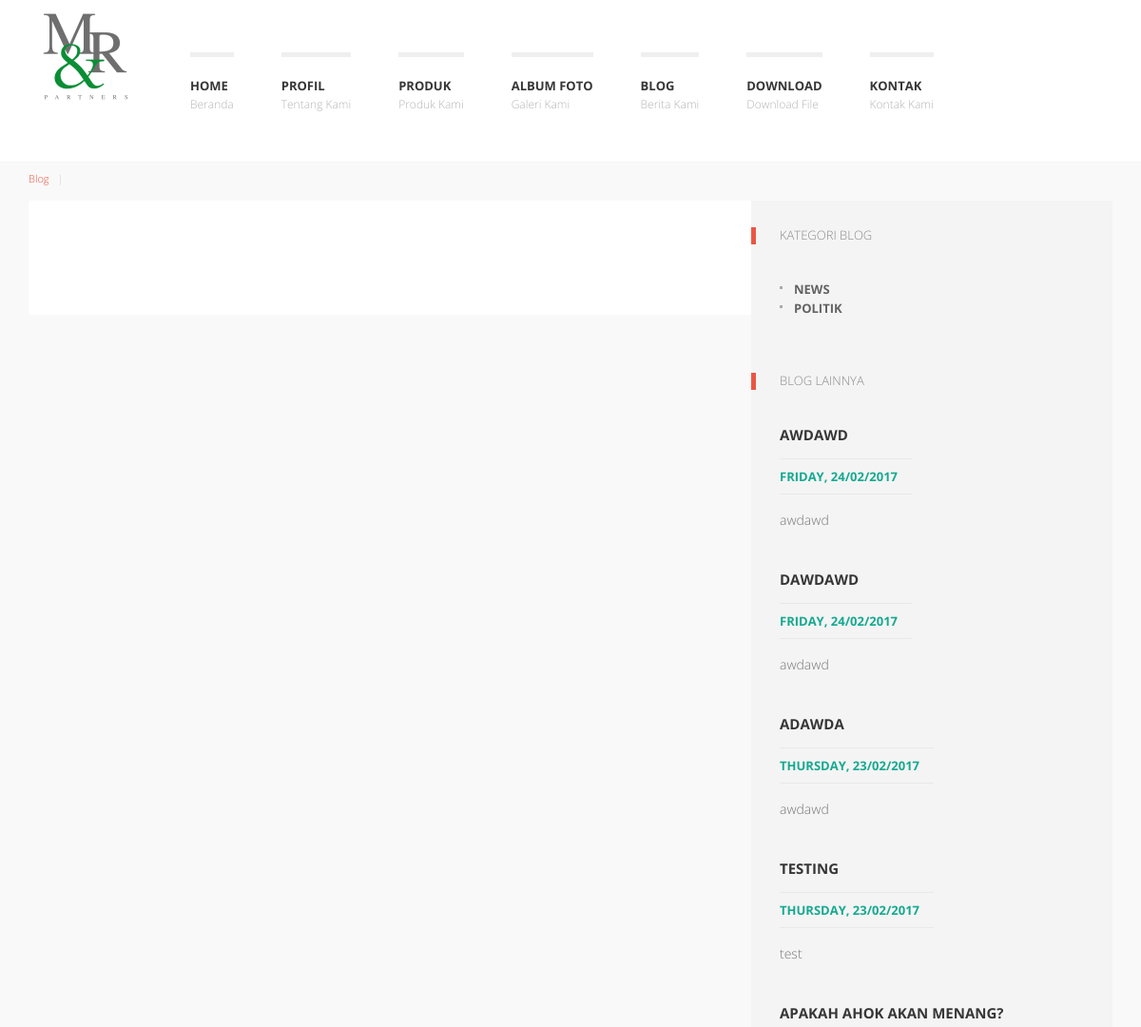
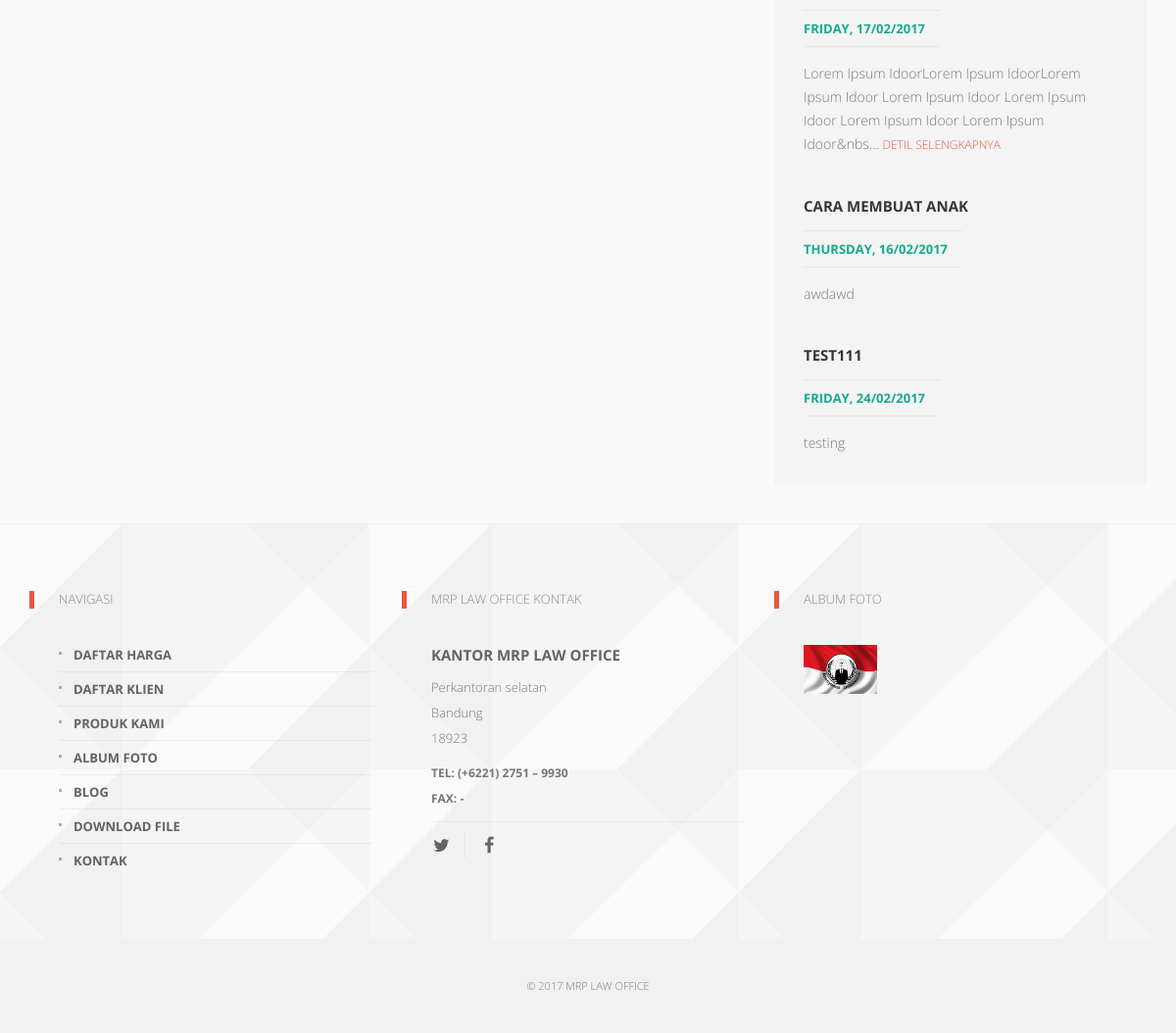
The page /blog/kategori/index/2 on the database its author committed (2 pictures, top to bottom).
### tables this page shows
CREATE TABLE `config` (
  `config_id` int(11) NOT NULL,
  `nameweb` varchar(225) NOT NULL,
  `email` varchar(225) NOT NULL,
  `keywords` text NOT NULL,
  `google_maps` text NOT NULL,
  `logo` varchar(225) NOT NULL,
  `icon` varchar(225) NOT NULL,
  `about` text NOT NULL,
  `address` text NOT NULL,
  `city` varchar(100) NOT NULL,
  `zip_code` varchar(100) NOT NULL,
  `phone_number` varchar(225) NOT NULL,
  `metatext` text NOT NULL,
  `fax` text NOT NULL,
  `facebook` varchar(225) NOT NULL,
  `twitter` varchar(225) NOT NULL,
  `instagram` varchar(225) NOT NULL,
  `google_plus` varchar(225) NOT NULL,
  `pinterest` varchar(225) NOT NULL
);

CREATE TABLE `categories` (
  `category_id` int(11) NOT NULL,
  `user_id` int(11) NOT NULL,
  `category_name` varchar(225) NOT NULL,
  `slug_category` varchar(225) NOT NULL,
  `order_category` int(11) NOT NULL,
  `category_description` text NOT NULL,
  `date_category` timestamp NOT NULL DEFAULT CURRENT_TIMESTAMP ON UPDATE CURRENT_TIMESTAMP
);

CREATE TABLE `blogs` (
  `blog_id` int(11) NOT NULL,
  `user_id` int(11) NOT NULL,
  `category_id` int(11) NOT NULL,
  `title` varchar(225) NOT NULL,
  `slug_blog` varchar(225) NOT NULL,
  `content` text NOT NULL,
  `image` varchar(225) NOT NULL,
  `date_post` timestamp NOT NULL DEFAULT CURRENT_TIMESTAMP ON UPDATE CURRENT_TIMESTAMP,
  `status` varchar(100) NOT NULL,
  `keywords` text NOT NULL
);

CREATE TABLE `galleries` (
  `gallery_id` int(11) NOT NULL,
  `user_id` int(11) NOT NULL,
  `gallery_name` varchar(225) NOT NULL,
  `slug_gallery` varchar(225) NOT NULL,
  `image` varchar(225) NOT NULL,
  `gallery_description` text NOT NULL,
  `position` varchar(100) NOT NULL,
  `date` timestamp NOT NULL DEFAULT CURRENT_TIMESTAMP ON UPDATE CURRENT_TIMESTAMP,
  `status` varchar(100) NOT NULL
);

### application/views/front/blog/category.php (the view, shortened to what the rows shown need)
<div id="k-body">
	<div class="container">
        <div class="row no-gutter">
            <div id="k-sidebar" class="col-lg-4 col-md-4">
                <div class="col-padded col-shaded">
                    <ul class="list-unstyled clear-margins">
                    	<li class="widget-container widget_nav_menu">
                            <h1 class="title-widget">Kategori Blog</h1>
                            <?php foreach ($categories as $category){?>
                            <ul>
                            	<li><a href="<?php echo base_url('blog/kategori/'.$category['slug_category']);?>" title="<?php echo $category['category_name'];?>"><?php echo $category['category_name'];?></a></li>
                            </ul>
                            <?php } ?>
			</li>
                    	<li class="widget-container widget_up_events">
                            <h1 class="title-widget">Blog Lainnya</h1>
                            <ul class="list-unstyled">
                            <?php foreach ($lastBlogs as $last) { ?>
                                <li class="up-event-wrap">
                                    <h1 class="title-median"><a href="#" title="Annual alumni game"><?php echo $last['title'];?></a></h1>
                                    <div class="up-event-meta clearfix">
                                        <div class="up-event-date"><?php echo date('l, d/m/Y', strtotime($last['date_post'])); ?></div>
                                    </div>
                                <p>
                                    <?php
                                        $out = strlen($last['content']) > 150 ? substr($last['content'],0,150).'... <a href="'. base_url('blog/detil/'.$last['slug_blog']).'" class="moretag">detil Selengkapnya</a> ' : $last['content'];
                                        echo $out;
                                    ?>
                                </p>
                                </li>
                            <?php } ?>
                            </ul>
                        </li>
                    </ul>
                </div>
            </div>
        </div>
    </div>
</div>

### application/views/front/layout/header.php (shortened to what the rows shown need)
<body role="document">
  <div id="k-head" class="container">
      <div class="row">
          <div class="col-lg-12">
              <div id="k-site-logo" class="pull-left">
                  <h1 class="k-logo">
                      <a href="<?php echo base_url();?>" title="Home Page">
                          <img src="<?php echo base_url('assets/upload/image/thumbs/'.$site['logo']);?>" alt="Site Logo" class="img-responsive" />
                      </a>
                  </h1>
              </div>
          </div>
      </div>
  </div>

### application/views/front/layout/footer.php (shortened to what the rows shown need)
    <div id="k-footer">
        <div class="container">
            <div class="row no-gutter">
                <div class="col-lg-4 col-md-4">
                    <div class="col-padded col-naked">
                        <ul class="list-unstyled clear-margins">
                            <li class="widget-container widget_nav_menu">
                                <h1 class="title-widget">Navigasi</h1>
                            </li>
                        </ul>
                    </div>
                </div>
                <div class="col-lg-4 col-md-4">
                    <div class="col-padded col-naked">
                        <ul class="list-unstyled clear-margins">
                            <li class="widget-container widget_recent_news">
                                <h1 class="title-widget"><?php echo $site['nameweb'];?> Kontak</h1>
                                <div itemscope itemtype="http://data-vocabulary.org/Organization">
                                    <h2 class="title-median m-contact-subject" itemprop="name">Kantor <?php echo $site['nameweb'];?></h2>
                                    <div class="m-contact-address" itemprop="address" itemscope itemtype="http://data-vocabulary.org/Address">
                                        <span class="m-contact-street" itemprop="street-address"><?php echo $site['address'];?></span>
                                        <span class="m-contact-city-region"><span class="m-contact-city" itemprop="locality"><?php echo $site['city'];?></span></span>
                                        <span class="m-contact-zip-country"><span class="m-contact-zip" itemprop="postal-code"><?php echo $site['zip_code'];?></span></span>
                                    </div>
                                    <div class="m-contact-tel-fax">
                                        <span class="m-contact-tel">Tel: <span itemprop="tel"><?php echo $site['phone_number'];?></span></span>
                                        <span class="m-contact-fax">Fax: <span itemprop="fax"><?php echo $site['fax'];?></span></span>
                                    </div>
                                </div>
                                <div class="social-icons">
                                    <ul class="list-unstyled list-inline">
                                    </ul>
                                </div>
                            </li>
                        </ul>
                    </div>
                </div>
                <div class="col-lg-4 col-md-4">
                    <div class="col-padded col-naked">
                        <ul class="list-unstyled clear-margins">
                            <li class="widget-container widget_sofa_flickr">
                                <h1 class="title-widget">Album Foto</h1>
                                <ul class="k-flickr-photos list-unstyled">
                                <?php
                                    $galleries = $this->mGalleries->listGalleryPubFooter();
                                    foreach ($galleries as $gallery){
                                ?>
                                    <li><a href="<?php echo base_url('galeri');?>" title="<?php echo $gallery['gallery_name'];?>"><img src="<?php echo base_url('assets/upload/image/'.$gallery['image']);?>" alt="Photo 1" /></a></li>
                                <?php } ?>
                                 </ul>
                            </li>
                        </ul>
                    </div>
                </div>
            </div>
        </div>
    </div>
    <div id="k-subfooter">
        <div class="container">
            <div class="row">
                <div class="col-lg-12">
                    <center>
                    <p class="copy-text text-inverse">
                    &copy; 2017 <?php echo $site['nameweb'];?>
                    </p>
                    </center>
                </div>
            </div>
        </div>
    </div>
  </body>
</html>

### rows shown on the page
config: logo (picture), nameweb "MRP LAW OFFICE", address "Perkantoran selatan", city "Bandung", zip_code "18923", phone_number "(+6221) 2751 – 9930", fax "-"
categories: category_name "NEWS"
categories: category_name "POLITIK"
blogs: title "AWDAWD", date_post "FRIDAY, 24/02/2017", content "awdawd"
blogs: title "DAWDAWD", date_post "FRIDAY, 24/02/2017", content "awdawd"
blogs: title "ADAWDA", date_post "THURSDAY, 23/02/2017", content "awdawd"
blogs: title "TESTING", date_post "THURSDAY, 23/02/2017", content "test"
blogs: title "APAKAH AHOK AKAN MENANG?", date_post "FRIDAY, 17/02/2017", content "Lorem Ipsum IdoorLorem Ipsum IdoorLorem Ipsum Idoor Lorem Ipsum Idoor Lorem Ipsum Idoor Lorem Ipsum Idoor Lorem Ipsum Idoor&nbs"
blogs: title "CARA MEMBUAT ANAK", date_post "THURSDAY, 16/02/2017", content "awdawd"
blogs: title "TEST111", date_post "FRIDAY, 24/02/2017", content "testing"
galleries: image (picture)
